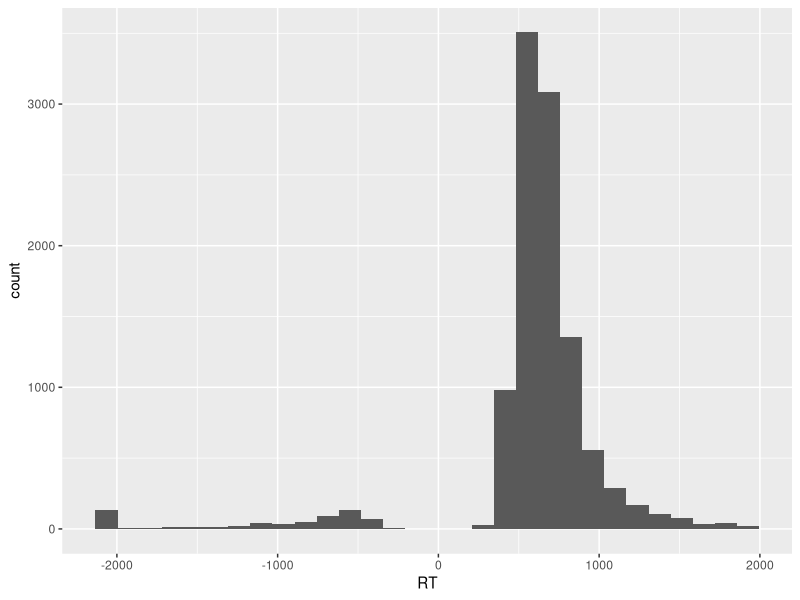
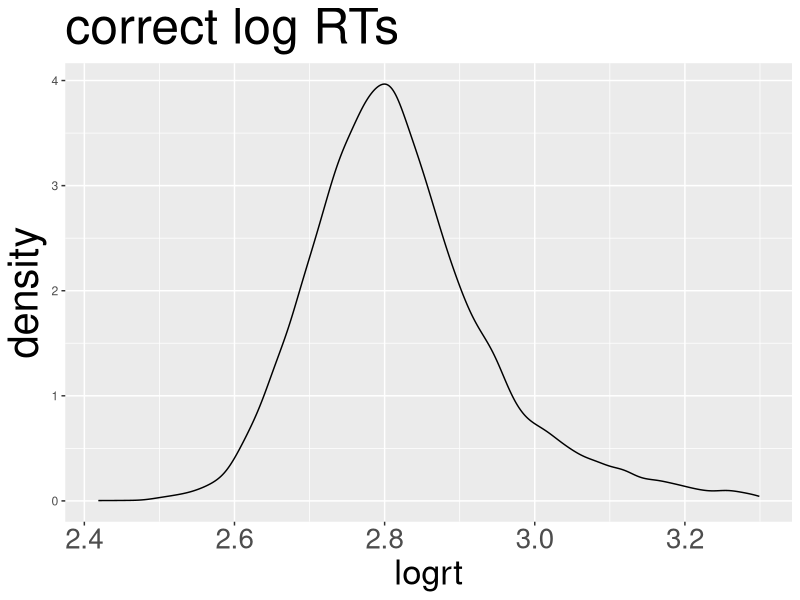

Source code (R) for these figures, in order: (Note: this script raises an error after producing the figures.)



#########################################################################################################


# load packages of useful functions

library(ggplot2)
library(psych)
library(reshape2)
library(plyr)
library(gridExtra)
library(lme4)



#########################################################################################################


# working with data prepared previously -- start by locating the working directory:-


# set working directory

# -- what is the current directory?

getwd()

# -- where are the data?

setwd("/Users/robdavies/Dropbox/teaching_PG-statistics/demo data")
# -- replace the file path given in quotes with an address appropriate for your computer
# e.g. setwd("my computer/my name/my hard drive")



#########################################################################################################


# read in the data


# we are focusing on data frames collecting together the item or word stimulus attribute, participant attribute and response
# data for the ML lexical decision study


# note that the subjects.behaviour.items has data on lexical decision responses to words and to nonwords

# subjects.behaviour.items

ML.all <- read.csv("subjects.behaviour.items-310114.csv", header=T, na.strings = "-999")
summary(ML.all)


# -- if you want to examine effects of variables like word frequency (e.g. LgSUBTLCD), you need to analyze the subjects.behaviour.words-310114.csv 
# database, replacing ML.all in the code that follows with ML.words

ML.words <- read.csv("subjects.behaviour.words-310114.csv", header=T, na.strings = "-999")
summary(ML.words)



# examine the data  ######################################################################################


# start with the items data

summary(ML.all)


# we note the presence of negative RTs -- corresponding to errors in DMDX datafiles
# we note also that the subjects and items values ought to have been assessed in previous work


# so here we focus on the RT distributions, we start with the items data

phist <- ggplot(ML.all, aes(x=RT))
phist + geom_histogram()


# clearly there can be no -ve RTs -- we can remove them through at least two ways 
# -- one way is through conditional subsetting
# -- set the threshold at 200ms: any shorter must be error or incorrect button press registration

ML.all.correct <- subset(ML.all, RT > 200)

length(ML.all$RT)
length(ML.all.correct$RT)

# > length(ML.all$RT)
# [1] 10880
# > length(ML.all.correct$RT)
# [1] 10254

summary(ML.all.correct)


# clearly the RT distribution will be skewed even after we have removed errors
# -- we can deal with the skew using a widely adopted method: log10 transformation of RTs

ML.all.correct$logrt <- log10(ML.all.correct$RT)


# plot the distribution of log10 RTs in the subsetted dataframe

pRT3 <- ggplot(ML.all.correct, aes(x = logrt))
pRT3 <- pRT3 + geom_density() + ggtitle("correct log RTs") 
pRT3 <- pRT3 + theme(axis.title.x = element_text(size=25)) + theme(axis.text.x = element_text(size=20)) + theme(title = element_text(size=30))
pRT3



# linear modelling  #######################################################################################


# we adopt the linear modelling -- model comparison approach
# -- this may be more appropriate for exploratory than confirmatory analyses


# note that at this point we are ignoring the fact that the data have been collected according to a repeated measures design
# -- every person responded to every stimulus
# so that the observations are not independent
# -- every person's responses is likely to correlate more with each other than with the responses of other people
# we can take this clustering -- this structure -- into account quite easily in linear mixed effects models
# -- explored in later weeks


summary(ML.all.correct)


# we will use the lm() function to perform the linear modelling
# -- note that there are alternate methods for running and displaying regression models: ols()


# -- we will need to start by standardizing the numeric variables we shall be using as predictors:
# -- because we will want to look at potential interaction effects
# -- and in class three we discussed how examining interactions using multiplicative product terms
# can give rise to multicollinearity unless we first center variables on their means

ML.all.correct$zAge <- scale(ML.all.correct$Age, scale = TRUE, center = TRUE)
ML.all.correct$zTOWRE_wordacc <- scale(ML.all.correct$TOWRE_wordacc, scale = TRUE, center = TRUE)
ML.all.correct$zTOWRE_nonwordacc <- scale(ML.all.correct$TOWRE_nonwordacc, scale = TRUE, center = TRUE)
ML.all.correct$zLength <- scale(ML.all.correct$Length, scale = TRUE, center = TRUE)
ML.all.correct$zOrtho_N <- scale(ML.all.correct$Ortho_N, scale = TRUE, center = TRUE)

# -- note I am not standardizing all variables, just those I am interested in


# start with an empty model, just 1, the intercept, included as a predictor of logrt

ML.all.correct.lm.0  <- lm(logrt ~
                             
                             1,      
                           
                           data = ML.all.correct)

summary(ML.all.correct.lm.0)


# add as predictors the set of participant attribute variables

ML.all.correct.lm.1  <- lm(logrt ~
                             
                             zAge + zTOWRE_wordacc + zTOWRE_nonwordacc,     
                           
                           data = ML.all.correct)

summary(ML.all.correct.lm.1)


# add the item attribute variables

ML.all.correct.lm.2  <- lm(logrt ~
                             
                             zAge + zTOWRE_wordacc + zTOWRE_nonwordacc +
                             
                             item_type +
                             
                             zLength + zOrtho_N,     
                           
                           data = ML.all.correct)

summary(ML.all.correct.lm.2)


# we can compare model fits using information theoretic measures like AIC and BIC
# -- we would usually select the model with a BIC or AIC that is lower
# -- lower ie closer to negative infinity
# -- ie a smaller positive number is better than a larger positive number e.g. 10 is better than 100
# -- a larger negative number is better than a smaller negative number e.g. -100 is better than -10
# see slides and workbook for the explanation
# -- the more negative number is broadly closer to reality


# compare model fits:

BIC(ML.all.correct.lm.0, ML.all.correct.lm.1, ML.all.correct.lm.2)
AIC(ML.all.correct.lm.0, ML.all.correct.lm.1, ML.all.correct.lm.2)



# linear mixed-effects modelling  #######################################################################################


# we change our approach to take into account the fact that the data have been collected according to a repeated measures design
# -- every person responded to every stimulus
# so that the observations are not independent
# -- every person's responses is likely to correlate more with each other than with the responses of other people
# we can take this clustering -- this structure -- into account quite easily in linear mixed effects models


summary(ML.all.correct)


# we will use the lmer() function to perform the linear modelling
# -- note that there are alternate methods for running and displaying regression models: ols()


# start with an empty model, just 1, the intercept, included as a predictor of logrt

ML.all.correct.lmer.0  <- lmer(logrt ~
                                 
                                 (1|subjectID) + (1|item_name),      
                               
                               data = ML.all.correct, REML = FALSE)

summary(ML.all.correct.lmer.0)


# add as predictors the set of participant attribute variables

ML.all.correct.lmer.1  <- lmer(logrt ~
                                 
                                 zAge + zTOWRE_wordacc + zTOWRE_nonwordacc +
                                 
                                 (1|subjectID) + (1|item_name),     
                               
                               data = ML.all.correct, REML = FALSE)

summary(ML.all.correct.lmer.1)


# add the item attribute variables

ML.all.correct.lmer.2  <- lmer(logrt ~
                                 
                                 zAge + zTOWRE_wordacc + zTOWRE_nonwordacc +
                                 
                                 item_type +
                                 
                                 zLength + zOrtho_N+
                                 
                                 (1|subjectID) + (1|item_name),     
                               
                               data = ML.all.correct, REML = FALSE)

summary(ML.all.correct.lmer.2)


# we can compare model fits using information theoretic measures like AIC and BIC
# -- we would usually select the model with a BIC or AIC that is lower
# -- lower ie closer to negative infinity
# -- ie a smaller positive number is better than a larger positive number e.g. 10 is better than 100
# -- a larger negative number is better than a smaller negative number e.g. -100 is better than -10
# see slides and workbook for the explanation
# -- the more negative number is broadly closer to reality


# compare model fits:

BIC(ML.all.correct.lmer.0, ML.all.correct.lmer.1, ML.all.correct.lmer.2)
AIC(ML.all.correct.lmer.0, ML.all.correct.lmer.1, ML.all.correct.lmer.2)


# we can also use the likelihood ratio test comparison:-

anova(ML.all.correct.lmer.0, ML.all.correct.lmer.1)    	
anova(ML.all.correct.lmer.1, ML.all.correct.lmer.2)			
anova(ML.all.correct.lmer.2, ML.all.correct.lmer.3)	


# get confidence intervals for effects estimates for last model

summary(ML.all.correct.lmer.2)
confint(ML.all.correct.lmer.2, method = "Wald")  



